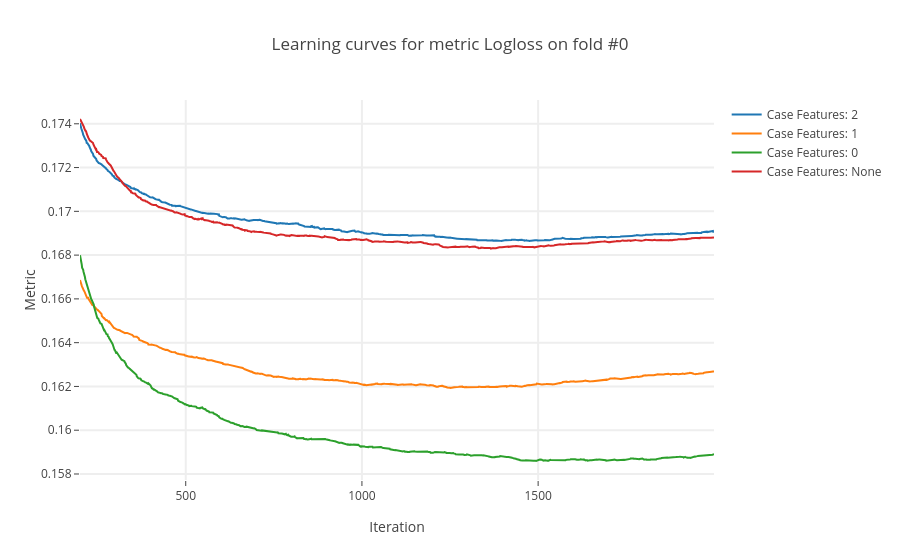

Here is the notebook cell this chart was saved with:
### Markdown cell above
Second useful method — create_fold_learning_curve will create plotly plot on selected fold

### Code cell
iplot(logloss_result.create_fold_learning_curves(0))

### Figure 1 — Plotly figure (JSON) as saved in the notebook; plotly's stock layout.template omitted (floating-point values rounded to 4 significant figures; data arrays with more than 128 entries replaced by an {"elided": "..."} marker saying what was removed)
{"data": [{"mode": "lines", "name": "Case Features: 2", "type": "scatter", "uid": "1721a152-9dc8-4dcd-a43d-ba4182de9abb", "x": {"elided": "1800 int values"}, "y": {"elided": "1800 float values"}}, {"mode": "lines", "name": "Case Features: 1", "type": "scatter", "uid": "94ce70bb-c2b6-47de-a7e7-37b752dc01e2", "x": {"elided": "1800 int values"}, "y": {"elided": "1800 float values"}}, {"mode": "lines", "name": "Case Features: 0", "type": "scatter", "uid": "b76e8435-ee73-4f80-892b-fc2d0369abb0", "x": {"elided": "1800 int values"}, "y": {"elided": "1800 float values"}}, {"mode": "lines", "name": "Case Features: None", "type": "scatter", "uid": "0991b70d-d437-45f6-9917-a40413c771da", "x": {"elided": "1800 int values"}, "y": {"elided": "1800 float values"}}], "layout": {"hovermode": "closest", "showlegend": true, "title": "Learning curves for metric Logloss on fold #0", "xaxis": {"gridwidth": 2, "ticklen": 5, "title": "Iteration", "zeroline": false}, "yaxis": {"gridwidth": 2, "ticklen": 5, "title": "Metric"}}}
